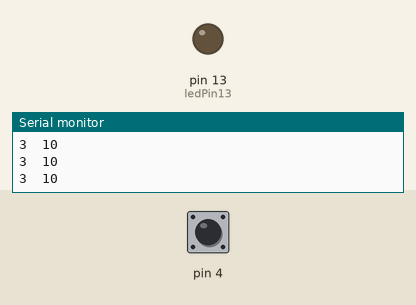
A sketch run on a simulated Arduino Uno, built with avr-gcc and run on an emulated ATmega328P. On the bench: output pins drawn as LEDs (lit = HIGH), the last lines printed to the serial monitor. The test bench sets the inputs (shaded band); at power-on: pin 4 HIGH.

Above: at 1.2 s.
1.3 s: pin 4 pulled LOW for 0.15 s
At 1.42 s:
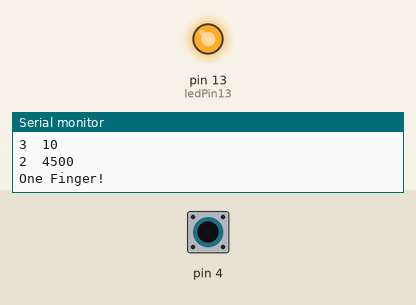
2.9 s: pin 4 pulled LOW for 3.2 s
At 6.5 s:
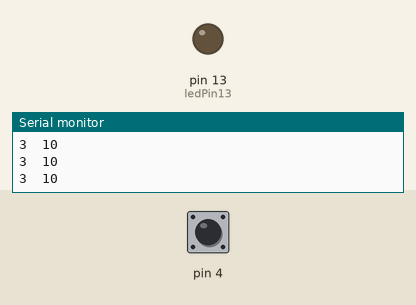
Timing chart, 0 to 8.0 s (numbered marks = the images above; inputs shaded):
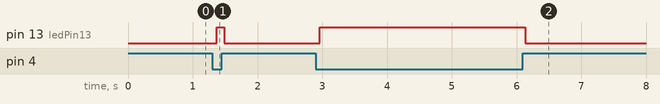

Measured:
- after the input at 1.3 s, pin 13 (ledPin13): LOW → HIGH after 0.07 s, → LOW 0.11 s later
- after the input at 2.9 s, pin 13 (ledPin13): LOW → HIGH after 0.06 s, → LOW 3.2 s later

The sketch:

CapSens_Test.ino
```cpp
#include <CapacitiveSensor.h>

/*
   CapitiveSense Library Demo Sketch
   Paul Badger 2008
   Uses a high value resistor e.g. 10M between send pin and receive pin
   Resistor effects sensitivity, experiment with values, 50K - 50M. Larger resistor values yield larger sensor values.
   Receive pin is the sensor pin - try different amounts of foil/metal on this pin
*/

//const int ledPin12 = 12;      // led connected to digital pin 12
const int ledPin13 = 13;      // led connected to digital pin 12
const int knockSensor = A0; // the piezo is connected to analog pin 0
const int threshold = 250;  // threshold value to decide when the detected sound is a knock or not

int sensorReading = 0;      // variable to store the value read from the sensor pin
int ledState = LOW;         // variable used to store the last LED status, to toggle the light


CapacitiveSensor   cs_2_4 = CapacitiveSensor(2, 4);       // 10M resistor between pins 4 & 2, pin 2 is sensor pin, add a wire and or foil if desired

void setup()
{
  Serial.begin(9600);
//  pinMode(12, OUTPUT);
  pinMode(13, OUTPUT);
}

void loop()
{
  long start = millis();
  long total1 =  cs_2_4.capacitiveSensor(30);


  Serial.print(millis() - start);        // check on performance in milliseconds
  Serial.print("\t");                    // tab character for debug windown spacing

  Serial.print(total1);                  // print sensor output 1
  Serial.println("\t");
  delay(10);                             // arbitrary delay to limit data to serial port

  // if the sensor reading is greater than the threshold:
  if (total1 >= threshold) {
    // toggle the status of the ledPin:
    //    ledState = !ledState;
    ledState = HIGH;
    // update the LED pin itself:
    digitalWrite(ledPin13, ledState);
    // send the string "Knock!" back to the computer, followed by newline
    Serial.println("One Finger!");
  } else {
    ledState = LOW;
  }
  digitalWrite(ledPin13, ledState);

//  if (total1 >= 2.5 * threshold) {
//    // toggle the status of the ledPin:
//    //    ledState = !ledState;
//    ledState = HIGH;
//    // update the LED pin itself:
//    digitalWrite(ledPin12, ledState);
//    // send the string "Knock!" back to the computer, followed by newline
//    Serial.println("More Fingers!") ;
//  } else {
//    ledState = LOW;
//  }
//  digitalWrite(ledPin12, ledState);

  delay(100);  // delay to avoid overloading the serial port buffer
}
```
